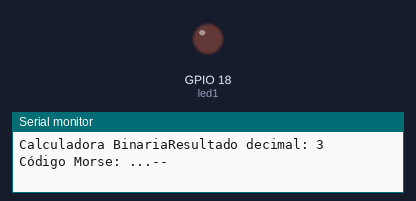
Bench run of a sketch on a simulated ESP32. Shown: output pins drawn as LEDs (lit = HIGH), the last lines printed to the serial monitor.

Above: at 0.35 s.
At 10.9 s:
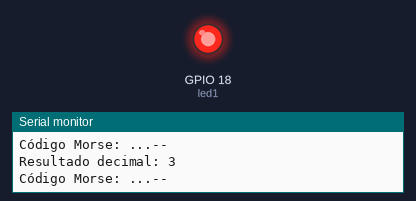
Timing chart, 0 to 11.8 s (numbered marks = the images above):
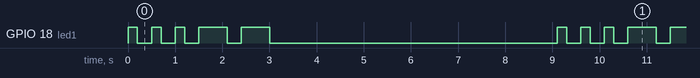

Measured:
- by itself, GPIO 18 (led1): repeats every 9.1 s: 2 × (LOW 0.30 s, HIGH 0.20 s), 2 × (LOW 0.30 s, HIGH 0.60 s), LOW 6.1 s, HIGH 0.20 s
- by itself, everything shown: repeats every 9.1 s, in 10 steps

The sketch:

sketch.ino
```cpp
/*
Implementación de una “calculadora binaria especial”:
  •El programa realizara cuatro operaciones sobre dos números binarios y el resultado lo mostrara por medio de un led como código Morse.
  •Las entradas son dos números binarios de dos bits A y B.
  •Las operaciones a realizar tiene un código binario asignado de dos bits que también debe ser dado.
  •00 suma de A+B
  •01 Resta de A-B
  •10 operación XORentre A xor B
  •11 Operación ORentre A or B
  •La salida es serial y corresponde al número decimal equivalente de la respuesta binaria.

*/
//NOTACIÓN DE NÚMEROS EN CÓDIGO MORSE:
//PUNTO = 200ms
//ESPACIO DE TIEMPO = 300ms
//RAYA = 600ms
/*case '0': return "-----";
    1:".----"
    2:"..---"
    3:"...--"
    4:"....-"
    5:"....."
    6:"-...."
    7:"--..."
    8:"---.."
    9:"----."
    INDETERMINADO: ""


    00 -> SUMA (A+B)
    01 -> RESTA (A-B)
    10 -> XOR (A xor B)
    11 -> OR (A or B)

  explicación a Alto nivel:
  BINARIO (inoput1,input2) -> DECIMAL -> OPERAACIÓN EN DECIMALES -> MORSE
*/

const int led1 = 18;

void setup() {
  //Inicialización
  Serial.begin(9600);
  pinMode(led1, OUTPUT);
  Serial.print("Calculadora Binaria");

}

void loop() {
  //Representación en Binario de cada parámetro y operación
  String A = "10"; //2 decimal
  String B = "01"; //1 decimal
  String OP = "00"; // Suma

  int resultadoDecimal = operation(A, B, OP);
  Serial.print("Resultado decimal: ");
  Serial.println(resultadoDecimal);

  digitalWrite(led1, HIGH);

  String morse = String(resultadoDecimal); //Casteo de decimal a string
  enviarMorse(morse);

  delay(5000);
}

int operation(String a, String b, String OP) {
  //Acá pasamos de Binario a decimal, gracias a la función binarioADecimal
  int numA = binarioADecimal(a);
  int numB = binarioADecimal(b);
  int op = binarioADecimal(OP);

  switch(op){
    case 0: return numA + numB;
    case 1: return numA - numB;
    case 2: return numA ^ numB;
    case 3: return numA | numB;
    default: return 0;
  }
}

//Fuente: https://www.programiz.com/java-programming/examples/binary-decimal-convert
int binarioADecimal(String bin) {
  int decimalNumber = 0;
  int i = 0;
  int remainder;
  long binInt = bin.toInt();

  while (binInt != 0) {
    remainder = binInt % 10;
    binInt = binInt / 10;
    decimalNumber = remainder * pow(2, i) + decimalNumber;
    ++i;
  }

  return decimalNumber;
}


    /*int resultado = 0;
  if(bin.charAt(0) == '1'){
    resultado += 2; // El primer bit vale 2 (2 elevado a la 1)
  }
  if(bin.charAt(1) == '1'){
    resultado += 1; // El segundo bit vale 1 (2 elevado a la 0)
  }
  return resultado;
  */

//PUNTO = 200ms
//ESPACIO DE TIEMPO = 300ms
//RAYA = 600ms
void enviarMorse(String numero){
  String codigoMorse = convertirAMorse(numero.charAt(0));
  Serial.print("Código Morse: ");
  Serial.println(codigoMorse);
  for(int i=0; i<codigoMorse.length(); i++){
    digitalWrite(led1, HIGH);
    if(codigoMorse.charAt(i) == '.'){
      delay(200); // Punto
    }else if(codigoMorse.charAt(i) == '-'){
      delay(600); // Raya
    }
    digitalWrite(led1, LOW);
    delay(300); // Espacio entre señales
  }
  delay(800); // Espacio final entre caracteres
}


String convertirAMorse(char digito){
  switch(digito){
    case '0': return "-----";
    case '1': return ".----";
    case '2': return "..---";
    case '3': return "...--";
    case '4': return "....-";
    case '5': return ".....";
    case '6': return "-....";
    case '7': return "--...";
    case '8': return "---..";
    case '9': return "----.";
    default: return "";
  }
}
```
